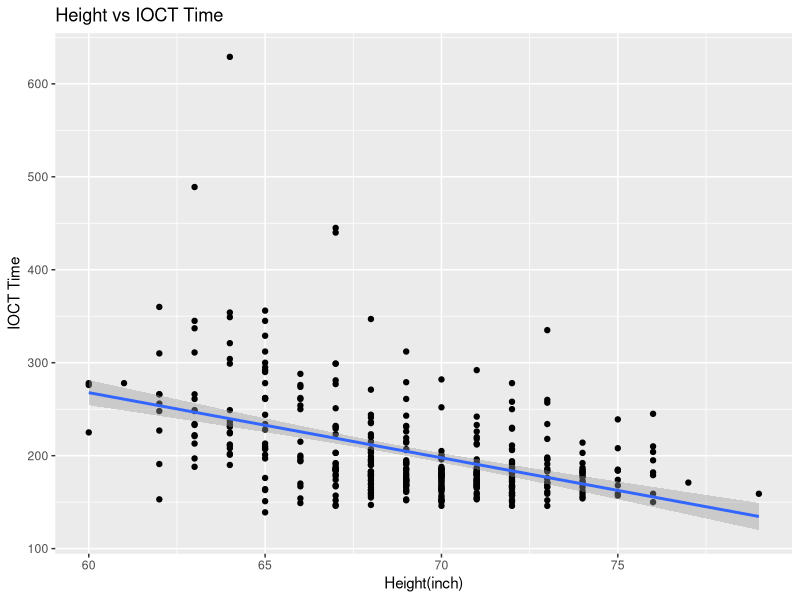
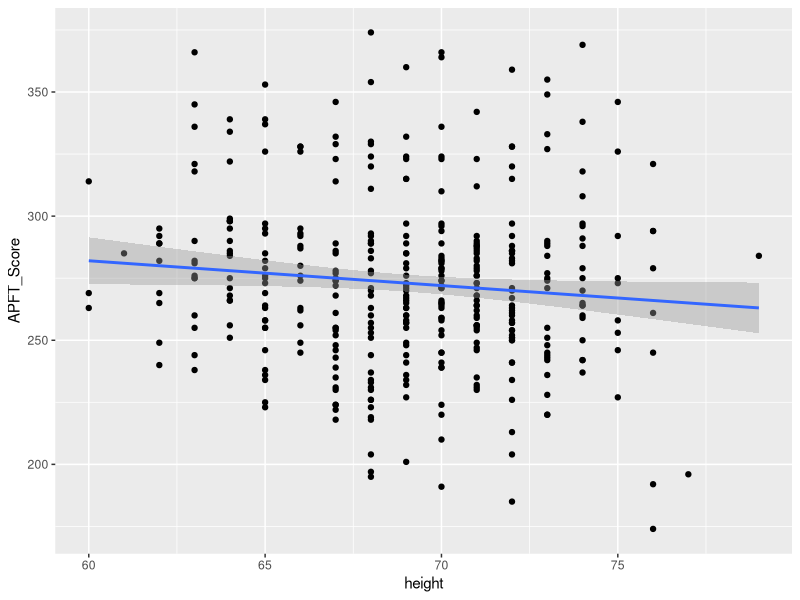
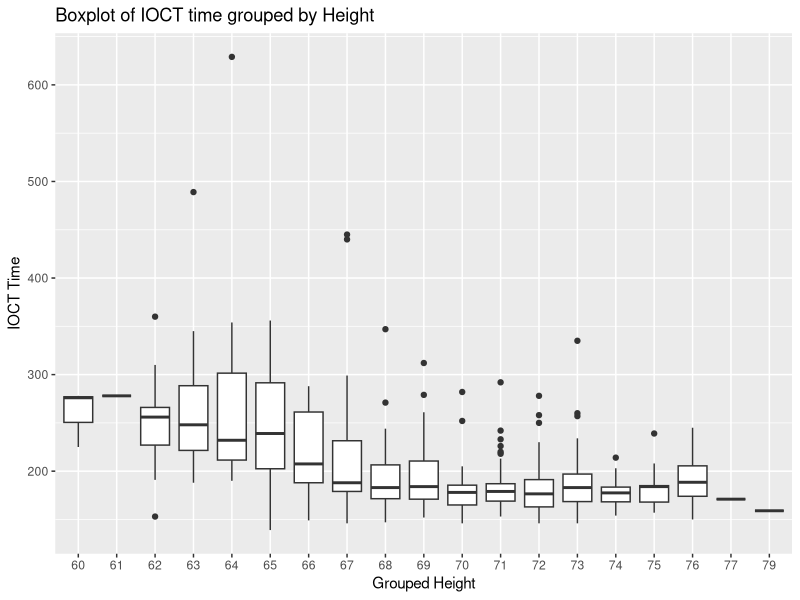
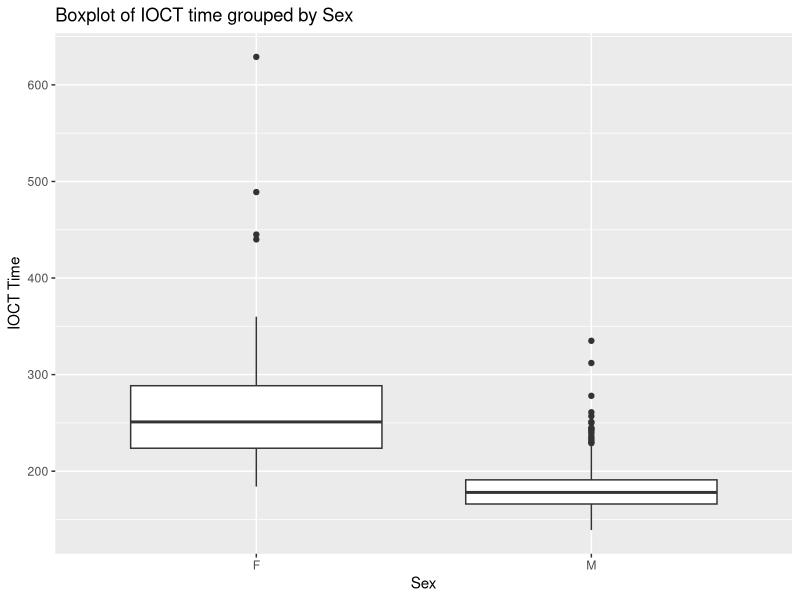
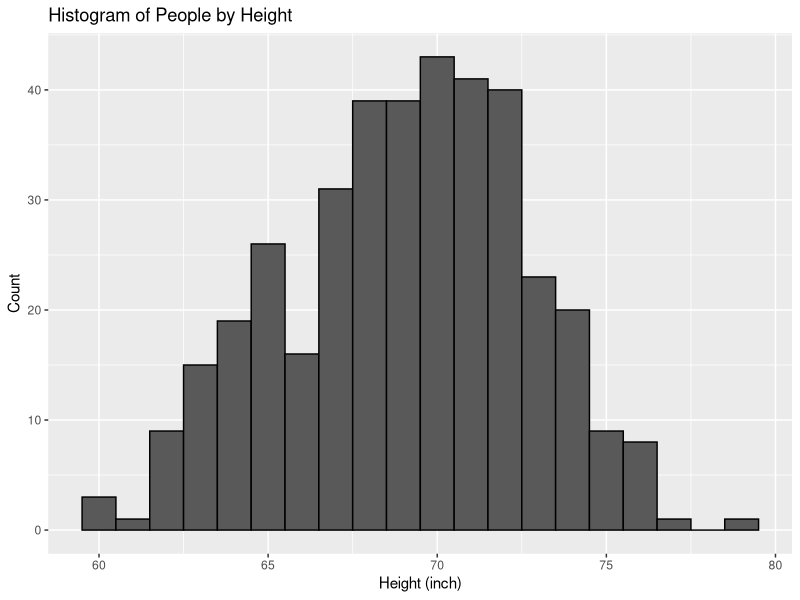
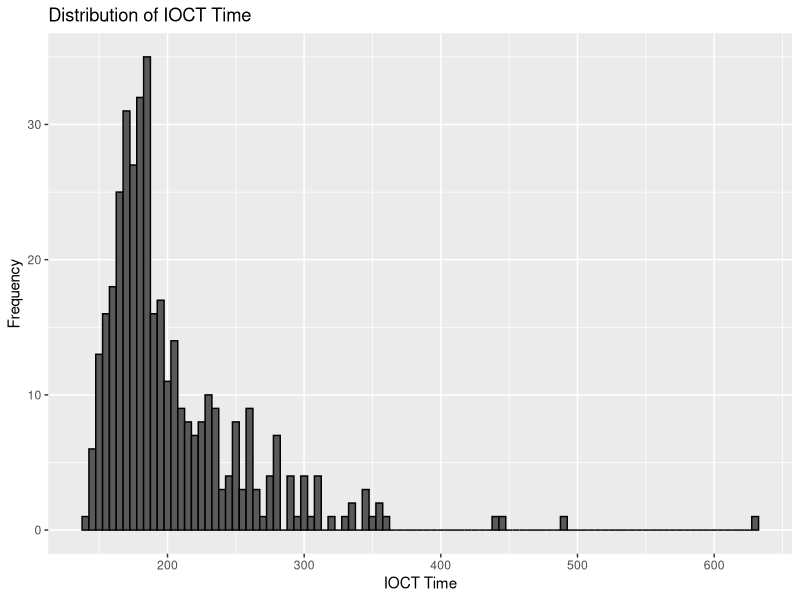
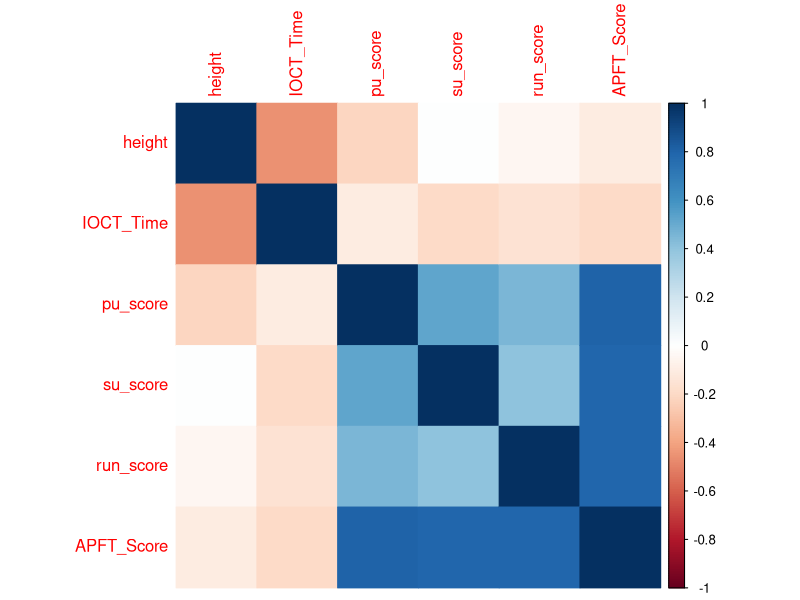
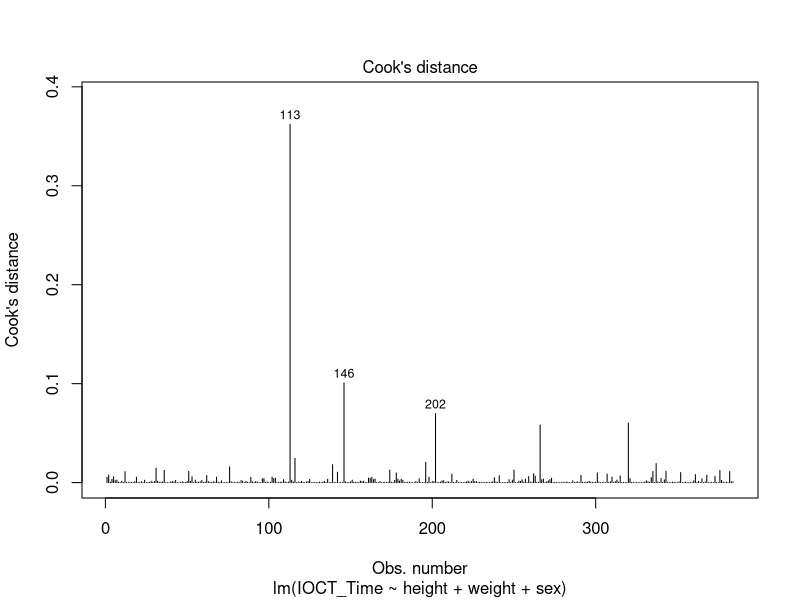

Recreate these plots in R, in order.
## ---- chunk 1
knitr::opts_chunk$set(echo = TRUE)
## ---- chunk 2

IOCT <- read.csv("IOCT.csv")

## ---- chunk 3
summary(IOCT)
## ---- chunk 4
library(ggplot2)
ggplot(IOCT, aes(x = height, y = IOCT_Time)) + 
    geom_point() + 
    geom_smooth(method = "lm") + 
    labs(title = "Height vs IOCT Time", x = "Height(inch)", y = "IOCT Time")
## ---- chunk 5

ggplot(IOCT, aes(x = height, y = APFT_Score)) + 
    geom_point() + 
    geom_smooth(method = "lm")

## ---- chunk 6

ggplot(IOCT, aes(x = as.factor(height), y = IOCT_Time)) + 
    geom_boxplot()+ 
    labs(title = "Boxplot of IOCT time grouped by Height", x = "Grouped Height", y = "IOCT Time")





ggplot(IOCT, aes(x = as.factor(sex), y = IOCT_Time)) + 
    geom_boxplot()+ 
    labs(title = "Boxplot of IOCT time grouped by Sex", x = "Sex", y = "IOCT Time")


## ---- chunk 7

ggplot(IOCT, aes(x = height)) +
    geom_histogram(binwidth = 1, color = "black") +
    labs(title = "Histogram of People by Height", x = "Height (inch)", y = "Count")

## ---- chunk 8

ggplot(IOCT, aes(x = IOCT_Time)) +
    geom_histogram(binwidth = 5, color = "black") +
    labs(title = "Distribution of IOCT Time", x = "IOCT Time", y = "Frequency")

## ---- chunk 9

library(corrplot)
correlation = cor(IOCT[, c("height", "IOCT_Time", "pu_score", "su_score", "run_score", "APFT_Score")])

correlation
corrplot(correlation, method = "color")

#how to print a cor plot: https://stackoverflow.com/questions/64433373/how-to-plot-corr-test-output#:~:text=This%20example%20may%20help%20%3A%20mcor%20%3C-%20cor,%23%20print%20correlation%20To%20print%20scatter%20plot%20%3A 

## ---- chunk 10
summary(IOCT)
## ---- chunk 11

#model1 = lm(IOCT_Time ~ height + pu_score + run_score, data = IOCT)
model1 = lm(IOCT_Time ~ height + weight + sex, data = IOCT)

summary(model1)

#cooksdistance
plot(model1, which = 4)

cooks_dist = cooks.distance(model1)
cooks_dist[c(113, 146, 202)]
thres = 4/(384-3-1)
thres
#rewsiduals
plot(model1, which = 1)

#through this method of interpretation cook's distance, the data point at index 113 is a source of high leverage and has validity to be removed from the data set. 

#https://stackoverflow.com/questions/6155687/cooks-distance-plot-with-r
#https://stats.stackexchange.com/questions/22161/how-to-read-cooks-distance-plots#:~:text=Some%20texts%20tell%20you%20that%20points%20for%20which,latter%20formula%20should%20yield%20a%20threshold%20around%200.1. 

## ---- chunk 12

#IOCT = IOCT[-113, ] # only run once or else run inital CSV again
#IOCT = IOCT[-146, ]
## ---- chunk 13
#summary(IOCT)

model2 = model2 = lm(IOCT_Time ~ height + weight + sex + height:weight + height:sex + weight:sex, data = IOCT) #slightly lower AIC by 2 to use su-score instead of run_score, using APFT give you ~25 lower
summary(model2)

#cooksdistance
plot(model2, which = 4)

cooks_dist = cooks.distance(model2)
cooks_dist[c(146, 202, 266)]
thres = 4/(384-3-1)
thres

#rewsiduals
plot(model2, which = 1)



## ---- chunk 14
summary(IOCT)

model2.5 = lm(IOCT_Time ~ height + sex + height:weight + height:sex + weight:sex, data = IOCT) #
summary(model2)

#cooksdistance
plot(model2.5, which = 4)

cooks_dist = cooks.distance(model2.5)
cooks_dist[c(146, 202, 266)]
thres = 4/(384-3-1)
thres

#rewsiduals
plot(model2.5, which = 1)



## ---- chunk 15
#summary(IOCT)

model3 = glm(IOCT_Time ~ height * sex + APFT_Score, data = IOCT, family = poisson(link = "log")) # adding interaction term and ACFT decreaded AIC by 300 but still far above hte other LM
summary(model3)

#cooksdistance
plot(model3, which = 4)

cooks_dist = cooks.distance(model3)
#IOCT = IOCT[-145, ] # removing outliar at 146 dropped AIC ~~ 20
cooks_dist[c(145, 202, 266)]
thres = 4/(384-3-1)
thres

#rewsiduals
plot(model3, which = 1)

## ---- chunk 16

AIC(model1, model2, model3)

## ---- chunk 17

new_data = data.frame(height = 72, weight = 184 , APFT_Score = 273.0 , sex = "M")

predicted_time = predict(model2, newdata = new_data)
predicted_time
